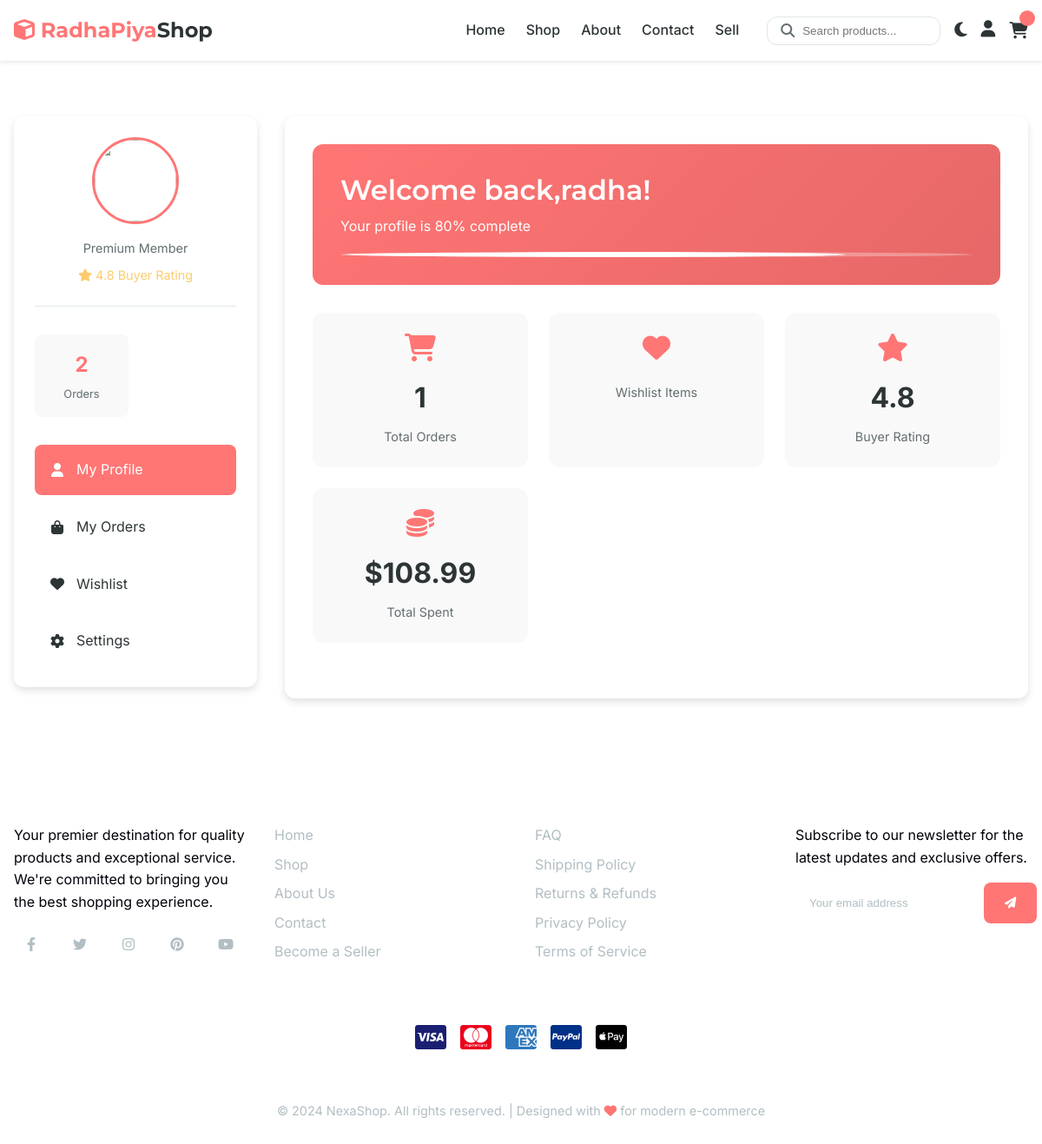
The app's page /sign/profile/radha (signed in) with its own data.
### e_auth/models.py (models this page shows, shortened)
class Customer(models.Model):
    profile = models.OneToOneField(Profile, on_delete=models.CASCADE, related_name="customer")
    total_spent = models.DecimalField( default=0.00,max_digits=10, decimal_places=2)
    shipping = models.ForeignKey(ShippingOption,null=True, on_delete=models.CASCADE)
    orders = models.IntegerField(default=0)
    wishlists = models.IntegerField(default=0)
    following_sellers = models.ManyToManyField(Vendor,related_name='following', blank=True)

class Profile(models.Model):
    pid = ShortUUIDField(unique=True,length=10,max_length=20,prefix="pro", alphabet="abcdefghij12345")
    user = models.ForeignKey(User,related_name='profile', on_delete=models.CASCADE)
    bio = models.TextField(blank=True,null=True)
    image = CloudinaryField('profile_image',default="static/css/icon.jpeg",null=True,folder="D_commerce/profile")
    cover_image = CloudinaryField('cover_image',blank=True,null=True,folder="D_commerce/profile/cover")
    is_vendor = models.BooleanField(default=False)
    is_customer = models.BooleanField(default=True)
    created_at = models.DateTimeField( auto_now_add=True)
    phonenumber = models.CharField(max_length=100, null=True)

### e_auth/views.py (the view, shortened to what this page needs)
# urls.py: path('profile/<username>',views.user_profie,name='user_profile'),
@login_required(login_url="login")
def user_profie(request,username):
    user = get_object_or_404(User,username=username)
    profile, created = Profile.objects.get_or_create(user=user)
    customer = get_object_or_404(Customer,profile=profile)
    orders = Order.objects.filter(user=request.user).order_by('-created_at')
    shipping = ShippingOption.objects.all()
    address = None
    if Address.objects.filter(profile=profile).exists():
        address = Address.objects.filter(profile=profile)
    context = {
        'customer':customer,
        'orders':orders[:5],
        'shipping_options': shipping,
        "addresses": address,
        "total_orders_count": orders.filter(
            Q(status="PAID")|
            Q(status="Delevired")
        ).count()
    }
    return render(request,'auth/user_profile.html',context)

### templates/auth/user_profile.html (shortened to what this page needs)
{% extends "main/base.html" %}
{% block main %}
    <main class="section">
        <div class="container">
            <div class="user-profile">
                <aside class="profile-sidebar">
                    <div class="profile-header">
                        <div class="profile-avatar">
                            <img src="{{customer.profile.image.url}}" alt="{{coustomer..user.username}}">
                        </div>
                        <div class="profile-info">
                            <p class="profile-membership">Premium Member</p>
                            <div class="profile-rating">
                                <i class="fas fa-star"></i>
                                <span>4.8 Buyer Rating</span>
                            </div>
                        </div>
                    </div>
                    <div class="profile-stats">
                        <div class="profile-stat">
                            <div class="profile-stat-value"> {{total_orders_count}} </div>
                            <div class="profile-stat-label">Orders</div>
                        </div>
                    </div>
                    <nav class="profile-menu">
                        <a href="{% url "user_profile" customer.profile.user.username %}" class="active">
                            <i class="fas fa-user"></i>
                            <span>My Profile</span>
                        </a>
                        <a href="orders.html">
                            <i class="fas fa-shopping-bag"></i>
                            <span>My Orders</span>
                        </a>
                        <a href="wishlist.html">
                            <i class="fas fa-heart"></i>
                            <span>Wishlist</span>
                        </a>
                        <a href="settings.html">
                            <i class="fas fa-cog"></i>
                            <span>Settings</span>
                        </a>
                    </nav>
                </aside>
                <div class="profile-content">
                    <div class="profile-welcome">
                        <h1>Welcome back,{{customer.profile.user.username}}!</h1>
                        <p>Your profile is 80% complete</p>
                        <div class="completion-bar">
                            <div class="completion-fill"></div>
                        </div>
                    </div>
                    <div class="dashboard-cards">
                        <div class="dashboard-card">
                            <i class="fas fa-shopping-cart"></i>
                            <div class="dashboard-card-value"> {{customer.orders}} </div>
                            <div class="dashboard-card-label">Total Orders</div>
                        </div>
                        <div class="dashboard-card">
                            <i class="fas fa-heart"></i>
                            <div class="dashboard-card-label">Wishlist Items</div>
                        </div>
                        <div class="dashboard-card">
                            <i class="fas fa-star"></i>
                            <div class="dashboard-card-value">4.8</div>
                            <div class="dashboard-card-label">Buyer Rating</div>
                        </div>
                        <div class="dashboard-card">
                            <i class="fas fa-coins"></i>
                            <div class="dashboard-card-value"> ${{customer.total_spent}} </div>
                            <div class="dashboard-card-label">Total Spent</div>
                        </div>
                    </div>
                        </div>
                    </div>
                </div>
    </main>
{% endblock main %}

### static/css/styles.css (style rules this page uses)
:root { --primary-dark: #2d3436; --primary-light: #636e72; --accent: #ff7675; --accent-light: #ffaaa9; --accent-dark: #e66767; --light: #ffffff; --light-gray: #f9f9f9; --medium-gray: #dfe6e9; --dark-gray: #b2bec3; --success: #00b894; --warning: #fdcb6e; --danger: #d63031; --info: #0984e3; --font-heading: 'Montserrat', sans-serif; --font-body: 'Inter', sans-serif; --space-xs: 0.25rem; --space-sm: 0.5rem; --space-md: 1rem; --space-lg: 1.5rem; --space-xl: 2rem; --space-xxl: 3rem; --radius-sm: 4px; --radius-md: 8px; --radius-lg: 12px; --radius-xl: 20px; --radius-full: 50%; --shadow-sm: 0 2px 4px rgba(45, 52, 54, 0.1); --shadow-md: 0 4px 8px rgba(45, 52, 54, 0.15); --shadow-lg: 0 8px 16px rgba(45, 52, 54, 0.2); --shadow-glow: 0 0 15px rgba(255, 118, 117, 0.3); --transition-fast: 0.2s ease; --transition-normal: 0.3s ease; --transition-slow: 0.5s ease; --glass-bg: rgba(255, 255, 255, 0.9); --glass-border: rgba(255, 255, 255, 0.2); --glass-shadow: 0 8px 32px rgba(45, 52, 54, 0.1); }
* { margin: 0; padding: 0; box-sizing: border-box; }
html { scroll-behavior: smooth; }
body { font-family: var(--font-body); color: var(--primary-dark); background-color: var(--light); line-height: 1.6; transition: background-color var(--transition-normal); }
h1, h2, h3, h4, h5, h6 { font-family: var(--font-heading); font-weight: 600; line-height: 1.3; margin-bottom: var(--space-md); }
a { text-decoration: none; color: inherit; transition: color var(--transition-fast); }
img { max-width: 100%; height: auto; display: block; }
.container { width: 100%; max-width: 1200px; margin: 0 auto; padding: 0 var(--space-md); }
.section { padding: var(--space-xl) 0; }

### records on screen
Customer: profile.user.username "radha", orders "1", total_spent "108.99"

### other values on screen
{{ total_orders_count }} "2"
